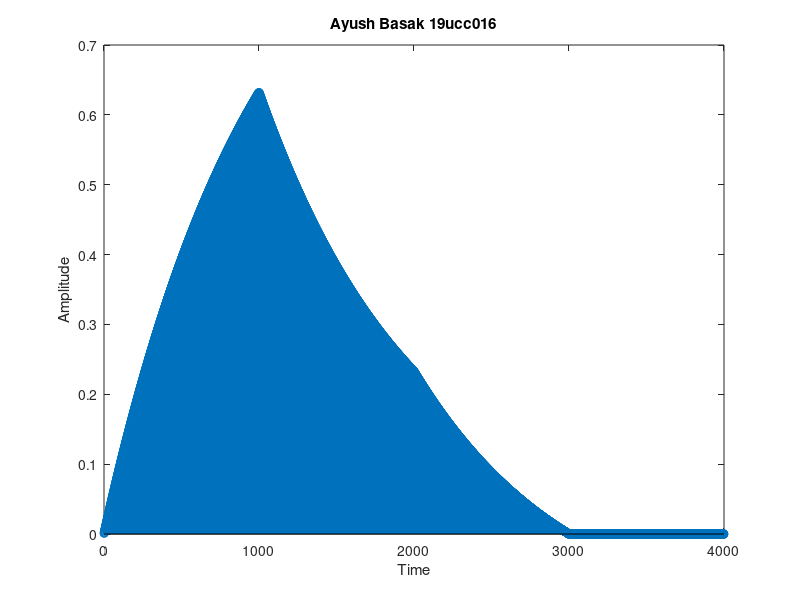

Here is the MATLAB script that generated this plot:
 % Experiment 1
 % Exercise 4
 % 05-02-2021
 % Ayush Basak 19ucc016 

t = 0.001:0.001:2;
x1 = [ones(1,2000)];
x2 = [zeros(1,1000),-ones(1,1000)];

x = [1,zeros(1,1999)];
RC = 1;
Ts = 0.001;

a = 1/(1+ (RC/Ts));
b =  -1/(1 + (Ts/RC));

y = [zeros(1,2000)];
y(1) = a*x(1);

for k = 2:2000
  y(k) = a*x(k) - b*y(k-1);
end
h = y;

x = x1+ x2;
y = conv(x,h);
stem(y);
xlabel("Time")
ylabel("Amplitude")
title("Ayush Basak 19ucc016")